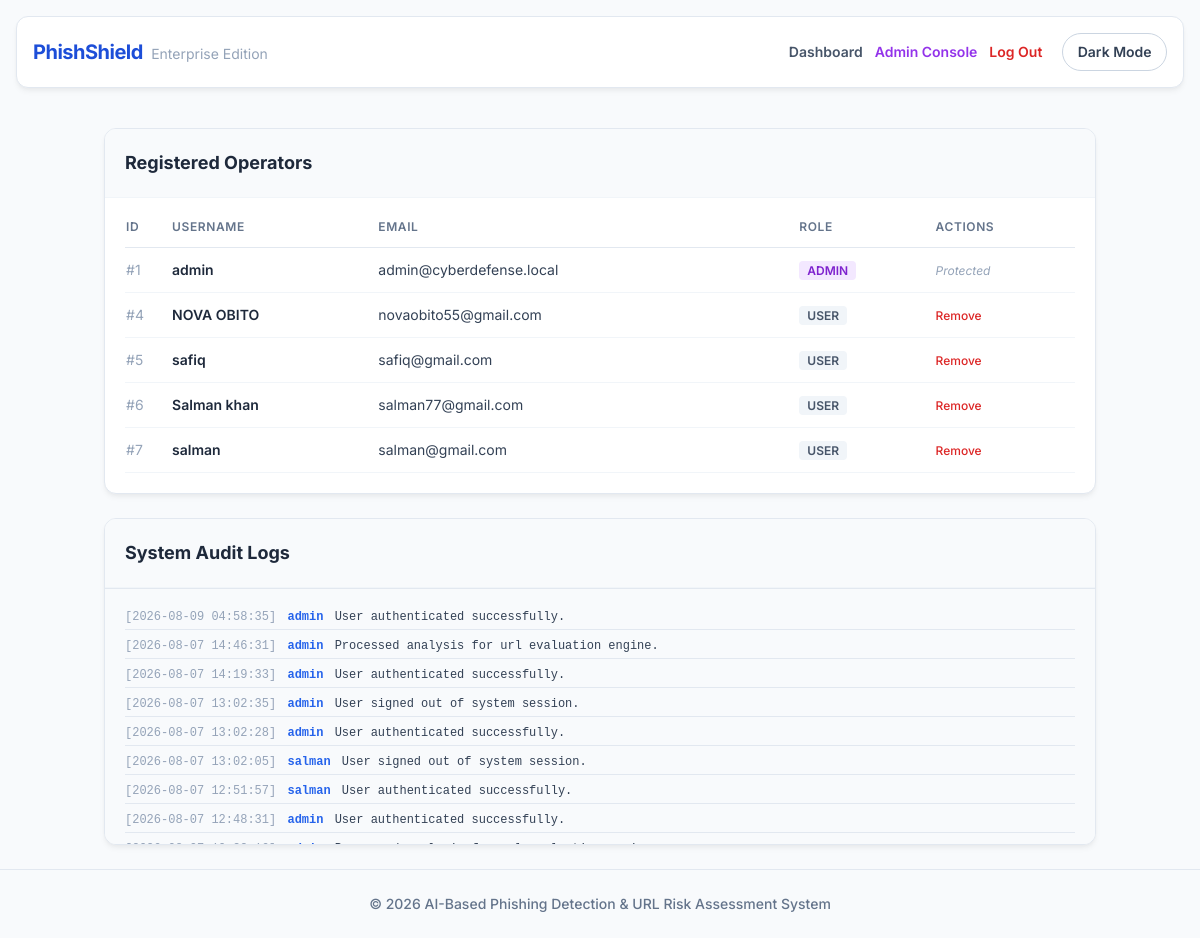
Page /admin (signed in) on the earlier database version.
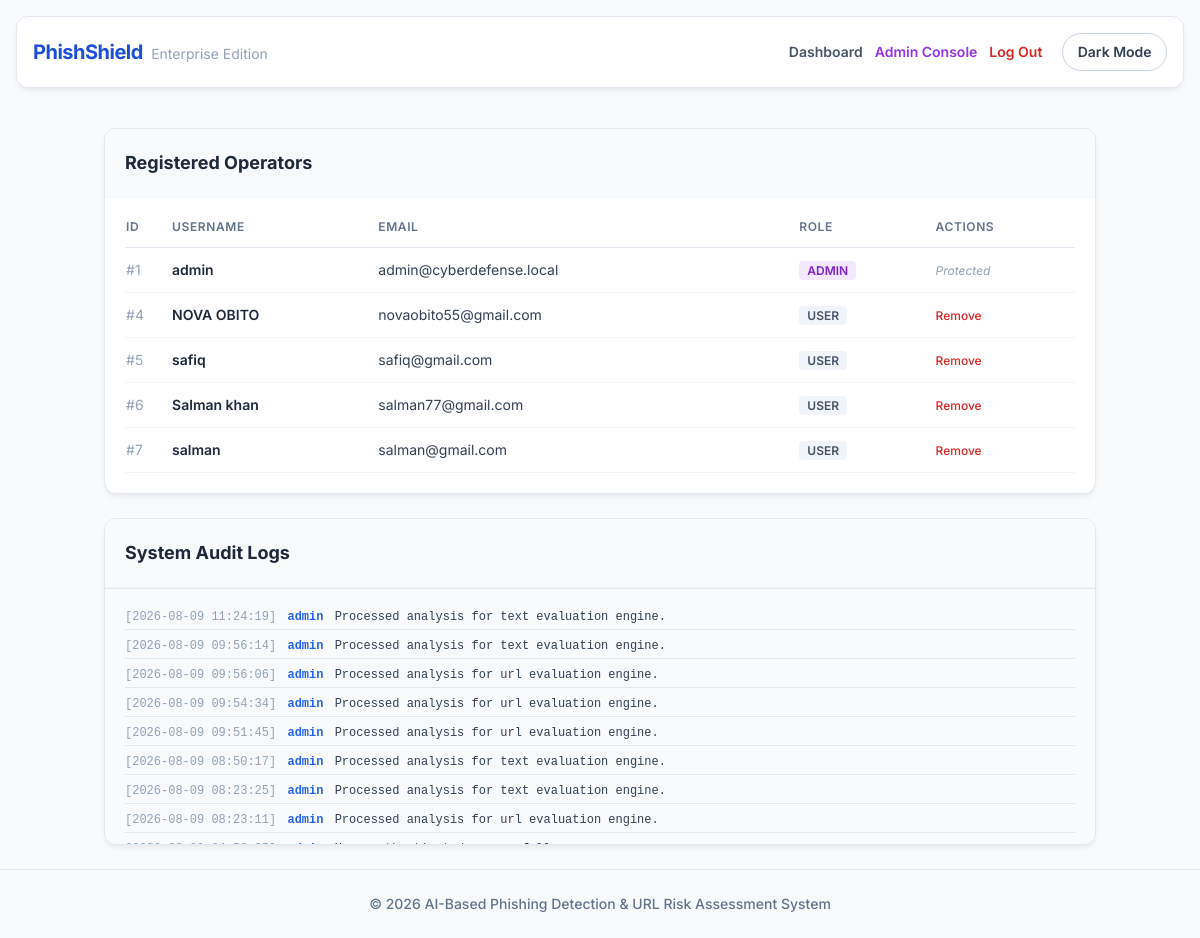
Same page on the later database version.
### tables this page shows
CREATE TABLE users (
            id INTEGER PRIMARY KEY AUTOINCREMENT,
            username TEXT UNIQUE NOT NULL,
            email TEXT UNIQUE NOT NULL,
            password TEXT NOT NULL,
            role TEXT DEFAULT 'user'
        );

CREATE TABLE logs (
            id INTEGER PRIMARY KEY AUTOINCREMENT,
            user_id INTEGER,
            action TEXT,
            timestamp DATETIME DEFAULT CURRENT_TIMESTAMP
        );

### app.py (the view)
@app.route('/admin')
def admin_panel():
    if 'role' not in session or session['role'] != 'admin':
        return "Access Violation. Privileged personnel authorization vector required.", 403
    conn = sqlite3.connect(DB_PATH)
    c = conn.cursor()
    c.execute("SELECT id, username, email, role FROM users")
    all_users = c.fetchall()
    c.execute('''
        SELECT logs.id, users.username, logs.action, logs.timestamp
        FROM logs LEFT JOIN users ON logs.user_id = users.id
        ORDER BY logs.timestamp DESC LIMIT 50
    ''')
    system_logs = c.fetchall()
    conn.close()
    return render_template('admin.html', users=all_users, logs=system_logs)

### templates/admin.html
{% extends 'layout.html' %}
{% block content %}
<div class="space-y-6">
    <div class="card p-0 overflow-hidden">
        <div class="p-5 border-b border-slate-100 bg-slate-50">
            <h2 class="text-lg font-bold text-slate-800">Registered Operators</h2>
        </div>
        <div class="p-5">
            <table class="w-full text-left text-sm">
                <thead>
                    <tr class="text-slate-500 uppercase text-xs tracking-wider border-b border-slate-200">
                        <th class="pb-3 font-semibold">ID</th>
                        <th class="pb-3 font-semibold">Username</th>
                        <th class="pb-3 font-semibold">Email</th>
                        <th class="pb-3 font-semibold">Role</th>
                        <th class="pb-3 font-semibold">Actions</th>
                    </tr>
                </thead>
                <tbody class="text-slate-700">
                    {% for user in users %}
                    <tr class="border-b border-slate-100">
                        <td class="py-3 text-slate-400">#{{ user[0] }}</td>
                        <td class="py-3 font-semibold text-slate-800">{{ user[1] }}</td>
                        <td class="py-3">{{ user[2] }}</td>
                        <td class="py-3">
                            <span class="px-2 py-0.5 rounded text-xs font-semibold {% if user[3] == 'admin' %}bg-purple-100 text-purple-700{% else %}bg-slate-100 text-slate-600{% endif %}">
                                {{ user[3] | upper }}
                            </span>
                        </td>
                        <td class="py-3">
                            {% if user[3] != 'admin' %}
                            <a href="{{ url_for('delete_user', user_id=user[0]) }}" class="text-red-600 hover:text-red-800 font-medium text-xs">Remove</a>
                            {% else %}
                            <span class="text-slate-400 text-xs italic">Protected</span>
                            {% endif %}
                        </td>
                    </tr>
                    {% endfor %}
                </tbody>
            </table>
        </div>
    </div>
    <div class="card p-0 overflow-hidden">
        <div class="p-5 border-b border-slate-100 bg-slate-50">
            <h2 class="text-lg font-bold text-slate-800">System Audit Logs</h2>
        </div>
        <div class="p-5 bg-slate-50 h-64 overflow-y-auto font-mono text-xs text-slate-600 space-y-2 border-t border-slate-200">
            {% for log in logs %}
            <div class="border-b border-slate-200 pb-1">
                <span class="text-slate-400">[{{ log[3] }}]</span>
                <span class="text-blue-600 font-semibold mx-1">{{ log[1] or "SYSTEM" }}</span>
                <span class="text-slate-700">{{ log[2] }}</span>
            </div>
            {% endfor %}
        </div>
    </div>
</div>
{% endblock %}

Differences in the rows shown:
no longer on this page (row unchanged): logs: timestamp "2026-08-09 04:58:35", username "admin", action "User authenticated successfully."
no longer on this page (row unchanged): logs: timestamp "2026-08-07 14:46:31", username "admin", action "Processed analysis for url evaluation engine."
no longer on this page (row unchanged): logs: timestamp "2026-08-07 14:19:33", username "admin", action "User authenticated successfully."
no longer on this page (row unchanged): logs: timestamp "2026-08-07 13:02:35", username "admin", action "User signed out of system session."
no longer on this page (row unchanged): logs: timestamp "2026-08-07 13:02:28", username "admin", action "User authenticated successfully."
no longer on this page (row unchanged): logs: timestamp "2026-08-07 13:02:05", username "salman", action "User signed out of system session."
no longer on this page (row unchanged): logs: timestamp "2026-08-07 12:51:57", username "salman", action "User authenticated successfully."
no longer on this page (row unchanged): logs: timestamp "2026-08-07 12:48:31", username "admin", action "User authenticated successfully."
added logs: timestamp "2026-08-09 11:24:19", username "admin", action "Processed analysis for text evaluation engine."
added logs: timestamp "2026-08-09 09:56:14", username "admin", action "Processed analysis for text evaluation engine."
added logs: timestamp "2026-08-09 09:56:06", username "admin", action "Processed analysis for url evaluation engine."
added logs: timestamp "2026-08-09 09:54:34", username "admin", action "Processed analysis for url evaluation engine."
added logs: timestamp "2026-08-09 09:51:45", username "admin", action "Processed analysis for url evaluation engine."
added logs: timestamp "2026-08-09 08:50:17", username "admin", action "Processed analysis for text evaluation engine."
added logs: timestamp "2026-08-09 08:23:25", username "admin", action "Processed analysis for text evaluation engine."
added logs: timestamp "2026-08-09 08:23:11", username "admin", action "Processed analysis for url evaluation engine."
